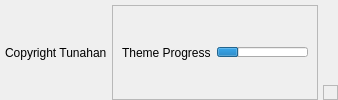
        <widget class="QWidget" name="footer" native="true">
         <layout class="QHBoxLayout" name="horizontalLayout_4">
          <property name="spacing">
           <number>5</number>
          </property>
          <property name="leftMargin">
           <number>5</number>
          </property>
          <property name="topMargin">
           <number>5</number>
          </property>
          <property name="rightMargin">
           <number>0</number>
          </property>
          <property name="bottomMargin">
           <number>0</number>
          </property>
          <item>
           <widget class="QLabel" name="label_6">
            <property name="text">
             <string>Copyright Tunahan</string>
            </property>
           </widget>
          </item>
          <item>
           <widget class="QFrame" name="frame_2">
            <property name="frameShape">
             <enum>QFrame::Shape::StyledPanel</enum>
            </property>
            <property name="frameShadow">
             <enum>QFrame::Shadow::Raised</enum>
            </property>
            <layout class="QHBoxLayout" name="horizontalLayout_5">
             <item>
              <widget class="QLabel" name="label_7">
               <property name="text">
                <string>Theme Progress</string>
               </property>
              </widget>
             </item>
             <item>
              <widget class="QProgressBar" name="activityProgress">
               <property name="minimumSize">
                <size>
                 <width>0</width>
                 <height>10</height>
                </size>
               </property>
               <property name="maximumSize">
                <size>
                 <width>16777215</width>
                 <height>10</height>
                </size>
               </property>
               <property name="value">
                <number>24</number>
               </property>
               <property name="textVisible">
                <bool>false</bool>
               </property>
              </widget>
             </item>
            </layout>
           </widget>
          </item>
          <item alignment="Qt::AlignmentFlag::Qt::AlignmentFlag::AlignBottom">
           <widget class="QFrame" name="sizeGrip">
            <property name="minimumSize">
             <size>
              <width>15</width>
              <height>15</height>
             </size>
            </property>
            <property name="maximumSize">
             <size>
              <width>15</width>
              <height>15</height>
             </size>
            </property>
            <property name="frameShape">
             <enum>QFrame::Shape::StyledPanel</enum>
            </property>
            <property name="frameShadow">
             <enum>QFrame::Shadow::Raised</enum>
            </property>
           </widget>
          </item>
         </layout>
        </widget>
